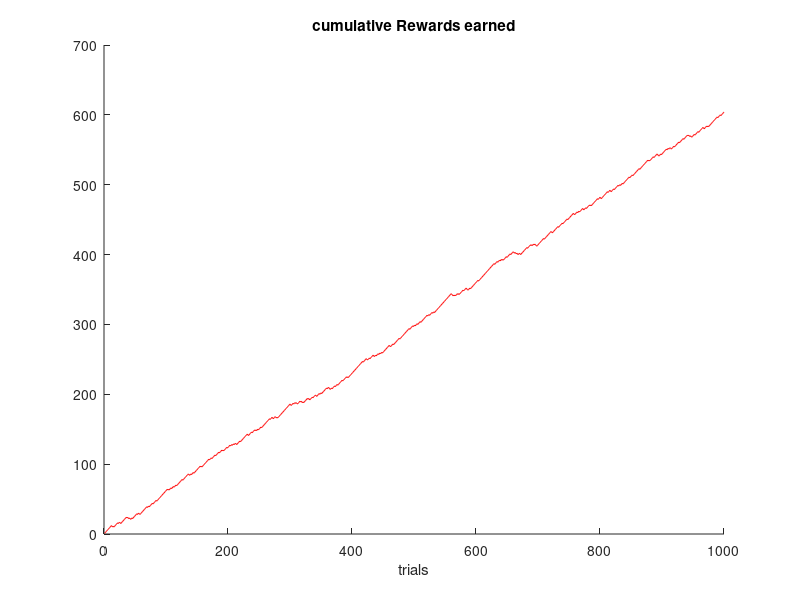
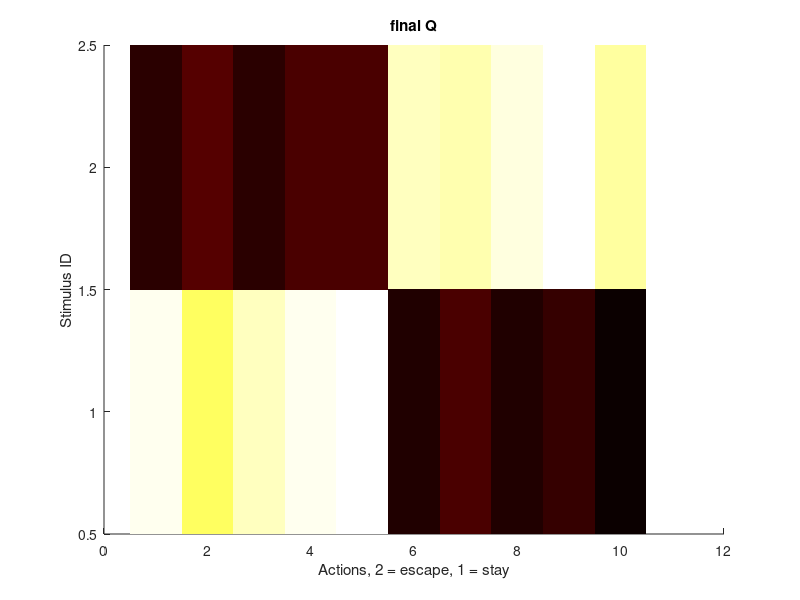
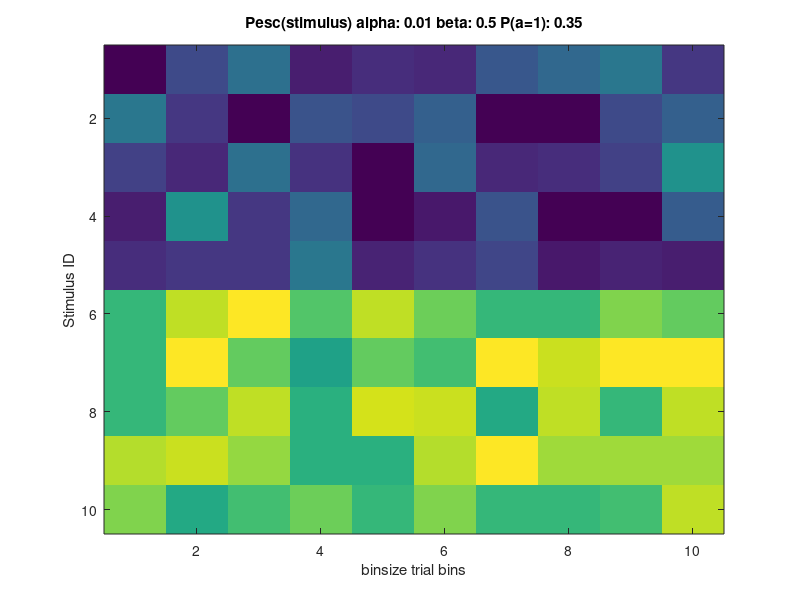
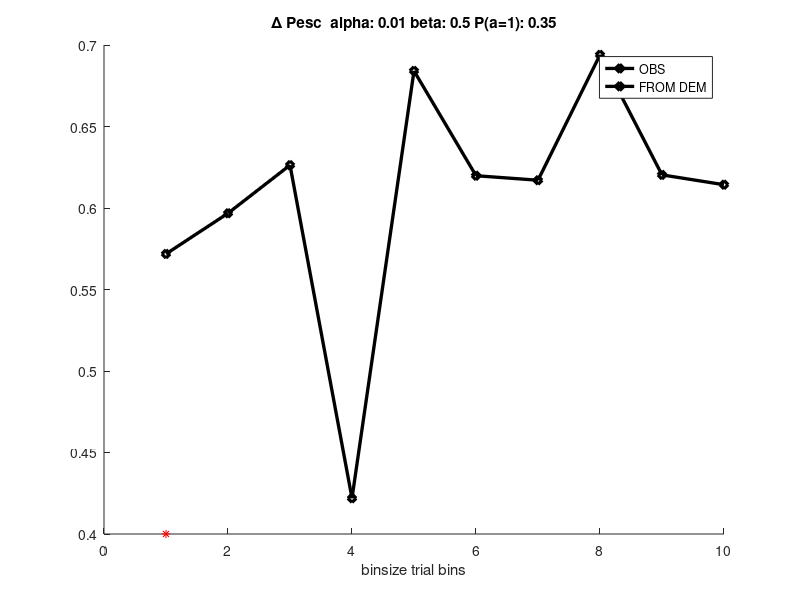

Write the MATLAB code that produced these figures, in order.
%Discrete case
%Observer evaluates policy with beta prior
%
clc
clear
close all

%number of stimuli
Ns = 10;
%number of actions
Na = 2;

ntrials = 1000;
binsize = 100;

%parameters
alpha = 0.01; %sarsa learning rate
beta = 0.5; %inverse temperature
Pescape = [0.65; 0.35]; %prior probability of escape

%policy from demonstrator  P(a|s)
pid_as = nan(Na,Ns);
%For two action case : index 1 is stay, 2 is leave
pid_as(1,:) = [0.9*ones(1,Ns/2),0.5*ones(1,Ns/2)];
pid_as(2,:) = 1 - pid_as(1,:);


%%FOR BETA PRIOR -- SWITCH OFF UPDATE
%initialize your policy to a beta reweighted dem policy
pio = nan(Na,Ns);
pio(2,:) = [betarnd(1,4,1,Ns/2) betarnd(4,1,1,Ns/2)];
pio(1,:) = 1 - pio(2,:);

initialdpnp = mean(pid_as(2,Ns/2 + 1:end)) - mean(pid_as(2,1:Ns/2));


%initialize data arrays
x = nan(1,ntrials); %stimuli
a = nan(1,ntrials); %action
S = zeros(1,Ns); %count of trials per stimulus (gets refreshed every 100 trials)
A = zeros(1,Ns); %count of escapes per stimulus
R = nan(1,ntrials); P = nan(2,ntrials);
K = S;

Q = zeros(Na,Ns);


%Pesc
PESC = nan(ntrials/100,Ns);
dpnp = nan(ntrials/100,2);
error = nan(1,ntrials);

updates=0; %number of times the policy is updated 
l = 1;

for ii = 1:ntrials
    
    %choose stimulus
    h = randi(Ns);
    x(ii) = h;     
    
    %dummy variables
    S(h) = S(h)+1;
    K(h) = K(h)+1; 
    
    %choose stochastic action according to pid
    %a(ii) = 1 + double(pio(2,h)> rand);
    
    %%%ACTING ACCORDING TO BETA PRIOR
    if h > Ns/2
        a(ii) = 1 + double(betarnd(4,1) > rand);
    else
        a(ii) = 1 + double(betarnd(1,4) > rand);
    end
    
    %for greedy action:
    %[~,a(ii)] = max(pio(:,h));
        
    if a(ii)==2
        A(h) = A(h)+1;
    end
    
        %collect reward
    if (h <= Ns/2 && a(ii)==2)  %this is escape when no puff
        
        r = -1;
    elseif (h <= Ns/2 && a(ii)==1) % this is stay when no puff
        r = 1;
    elseif (h > Ns/2 && a(ii)==2) %this is escape when puff
        r = 1;
    elseif (h > Ns/2 && a(ii)==1)
        r = -1;             % this is stay when puff 
    end
    
    R(ii) = r;
    %Q iteration
    Q(a(ii),h) = Q(a(ii),h) + alpha*(r - Q(a(ii),h));
    
    %squared bellman error
    error(ii) = (r-Q(a(ii),h)).^2;
    
    if rem(ii,100)==0
        PESC(l,:) = A./S;  %probability of escape
        dpnp(l,1) = mean(PESC(l,Ns/2 + 1:end)) - mean(PESC(l,1:Ns/2));
        A = zeros(1,Ns); S = A;
        l=l+1;
    end
    
            
    fprintf('\n %f percent done .... \n',ii*100/ntrials)
end

figure(11);hold on;plot(cumsum(R),'r');title 'cumulative Rewards earned'; xlabel 'trials';
figure(22);hold on;imagesc(Q);colormap(hot); title 'final Q'; ylabel 'Stimulus ID';
xlabel 'Actions, 2 = escape, 1 = stay';

figure(33);imagesc(PESC'); ylabel 'Stimulus ID'; xlabel 'binsize trial bins';
title(['Pesc(stimulus) alpha: ' num2str(alpha) ' beta: ' num2str(beta) ' P(a=1): ' num2str(Pescape(2))]);

figure(44);hold on;plot(dpnp,'-dk','LineWidth',2.4);xlabel 'binsize trial bins';
tt = nan(length(dpnp),1); tt(1)= initialdpnp;
hold on;plot(tt,'*r');
title(['\Delta Pesc  alpha: ' num2str(alpha) ' beta: ' num2str(beta) ' P(a=1): ' num2str(Pescape(2))]);
legend('OBS','FROM DEM');
tt = mean(PESC(end-5:end,:)); tt = tt(:);
figure(55);plot([tt(1:Ns/2) ;  nan(Ns/2,1)],'-db','LineWidth',2.4); 
hold on; plot([nan(Ns/2,1); tt(Ns/2 + 1:end)],'-dr','LineWidth',2.4); ylim([0 1]);
title(['Pesc(stimulus) at end, alpha: ' num2str(alpha) ' beta: ' num2str(beta) ' P(a=1): ' num2str(Pescape(2))]);

xlabel 'Stimulus ID';  ylabel 'Pesc';


if 0
    h1 = figure(33);
    saveas(h1,'C:\Users\songbird\Dropbox\Q learning agent\OBS_PESC','bmp');
    h2 = figure(44);
    saveas(h2,'C:\Users\songbird\Dropbox\Q learning agent\OBS_dpnp','bmp');
    h3 = figure(55);
    saveas(h3,'C:\Users\songbird\Dropbox\Q learning agent\OBS_Pesc(stimulus)','bmp');
end